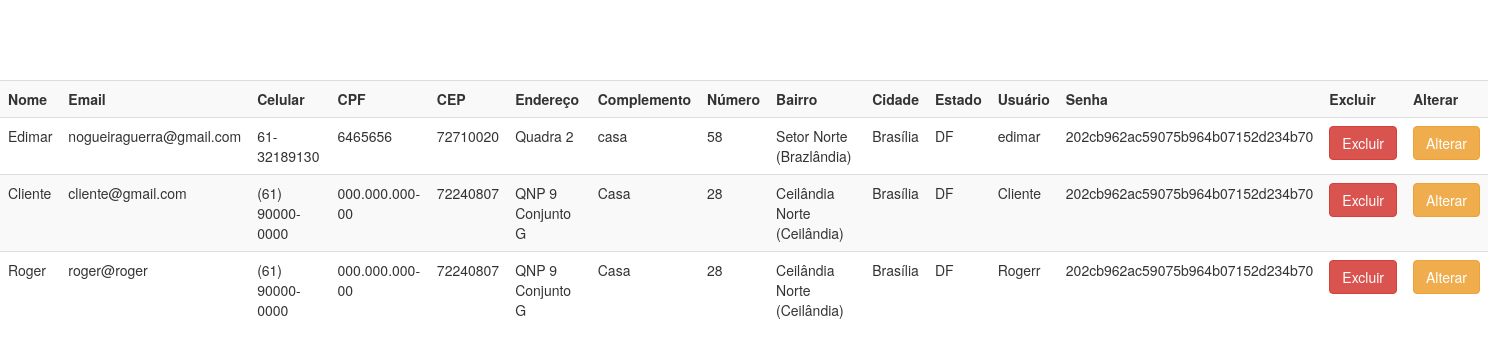
The app's page /view/listarAllCliente.php with its own data.
### tables this page shows
CREATE TABLE `cliente` (
  `idCliente` int(11) NOT NULL,
  `nomeCliente` varchar(65) NOT NULL,
  `emailCliente` varchar(45) DEFAULT NULL,
  `celularCliente` varchar(45) DEFAULT NULL,
  `cpfCliente` varchar(45) NOT NULL,
  `cepCliente` varchar(45) NOT NULL,
  `enderecoCliente` varchar(45) DEFAULT NULL,
  `complementCliente` varchar(45) DEFAULT NULL,
  `numeroCliente` int(11) DEFAULT NULL,
  `bairroCliente` varchar(45) DEFAULT NULL,
  `cidadeCliente` varchar(45) DEFAULT NULL,
  `estadoCliente` varchar(45) DEFAULT NULL,
  `usuario` varchar(15) NOT NULL,
  `senha` varchar(45) NOT NULL,
  `Perfil_idPerfil` int(11) NOT NULL
);

### dao/conexao/conexao.php (called while the page is built)
<?php
abstract class Conexao {
    private static $instance;
    public static function getInstance() {
        try {
            if (!isset(self::$instance)) {
                self::$instance = new PDO("mysql:host=localhost;dbname=db_syschlr;charset=UTF8", "root", "");
                self::$instance->setAttribute(PDO::ATTR_ERRMODE, PDO::ERRMODE_EXCEPTION);
            }
            return self::$instance;
        } catch (PDOException $exc) {
            echo "Erro ao conectar o banco de dados :" . $exc->getMessage();
        }
    }
}
?>

### dao/clienteDAO.php (called while the page is built, shortened)
<?php
require_once '../dao/conexao/conexao.php';
class ClienteDAO {
    public $pdo = null;
    public function __construct() {
        $this->pdo = Conexao::getInstance();
    }
    public function getAllCliente() {
        try {
            $sql = "SELECT * FROM cliente";
            $stmt = $this->pdo->prepare($sql);
            $stmt->execute();
            $clientes = $stmt->fetchAll(PDO::FETCH_ASSOC);
            return $clientes;
        } catch (PDOException $exc) {
            echo $exc->getMessage();
        }
    }
}
?>

### view/listarAllCliente.php (the view, shortened to what this page needs)
<!DOCTYPE html>
<html>
    <head>
        <link rel="stylesheet" href="https://maxcdn.bootstrapcdn.com/bootstrap/3.3.7/css/bootstrap.min.css">
    </head>
    <body>
        <br><br><br><br>
        <?php
        require_once '../dao/clienteDAO.php';
        $clienteDAO = new ClienteDAO();
        $clientes = $clienteDAO->getAllCliente();
       echo "<table class='table table-striped' align='center'>";
        echo "<tr>";
        echo "  <th>Nome</th>";
        echo "  <th>Email</th>";
        echo "  <th>Celular</th>";
        echo "  <th>CPF</th>";
        echo "  <th>CEP</th>";
        echo "  <th>Endereço</th>";
        echo "  <th>Complemento</th>";
        echo "  <th>Número</th>";
        echo "  <th>Bairro</th>";
        echo "  <th>Cidade</th>";
        echo "  <th>Estado</th>";
        echo "  <th>Usuário</th>";
        echo "  <th>Senha</th>";
        echo "  <th>Excluir</th>";
        echo "  <th>Alterar</th>";
        echo "</tr>";
        foreach ($clientes as $c) {
            echo "<tr>";
            echo "  <td>{$c["nomeCliente"]}</td>";
            echo "  <td>{$c["emailCliente"]}</td>";
            echo "  <td>{$c["celularCliente"]}</td>";
            echo "  <td>{$c["cpfCliente"]}</td>";
            echo "  <td>{$c["cepCliente"]}</td>";
            echo "  <td>{$c["enderecoCliente"]}</td>";
            echo "  <td>{$c["complementCliente"]}</td>";
            echo "  <td>{$c["numeroCliente"]}</td>";
            echo "  <td>{$c["bairroCliente"]}</td>";
            echo "  <td>{$c["cidadeCliente"]}</td>";
            echo "  <td>{$c["estadoCliente"]}</td>";
            echo "  <td>{$c["usuario"]}</td>";
            echo "  <td>{$c["senha"]}</td>";
            echo "  <td><a class='btn btn-danger' href='../controller/excluirClienteByIdController.php?idCliente={$c["idCliente"]}'>Excluir</a></td>";
            echo "  <td><a class='btn btn-warning' href='formAltCAdmin.php?idCliente={$c["idCliente"]}'>Alterar</a></td>";
            echo "</tr>";
        }
        echo "</table>";
        ?>
    </body>
</html>

### records on screen
cliente: nomeCliente "Edimar", emailCliente "nogueiraguerra@gmail.com", celularCliente "61-32189130", cpfCliente "6465656", cepCliente "72710020", enderecoCliente "Quadra 2", complementCliente "casa", numeroCliente "58", bairroCliente "Setor Norte (Brazlândia)", cidadeCliente "Brasília", estadoCliente "DF", usuario "edimar", senha "202cb962ac59075b964b07152d234b70"
cliente: nomeCliente "Cliente", emailCliente "cliente@gmail.com", celularCliente "(61) 90000-0000", cpfCliente "000.000.000-00", cepCliente "72240807", enderecoCliente "QNP 9 Conjunto G", complementCliente "Casa", numeroCliente "28", bairroCliente "Ceilândia Norte (Ceilândia)", cidadeCliente "Brasília", estadoCliente "DF", usuario "Cliente", senha "202cb962ac59075b964b07152d234b70"
cliente: nomeCliente "Roger", emailCliente "roger@roger", celularCliente "(61) 90000-0000", cpfCliente "000.000.000-00", cepCliente "72240807", enderecoCliente "QNP 9 Conjunto G", complementCliente "Casa", numeroCliente "28", bairroCliente "Ceilândia Norte (Ceilândia)", cidadeCliente "Brasília", estadoCliente "DF", usuario "Rogerr", senha "202cb962ac59075b964b07152d234b70"
